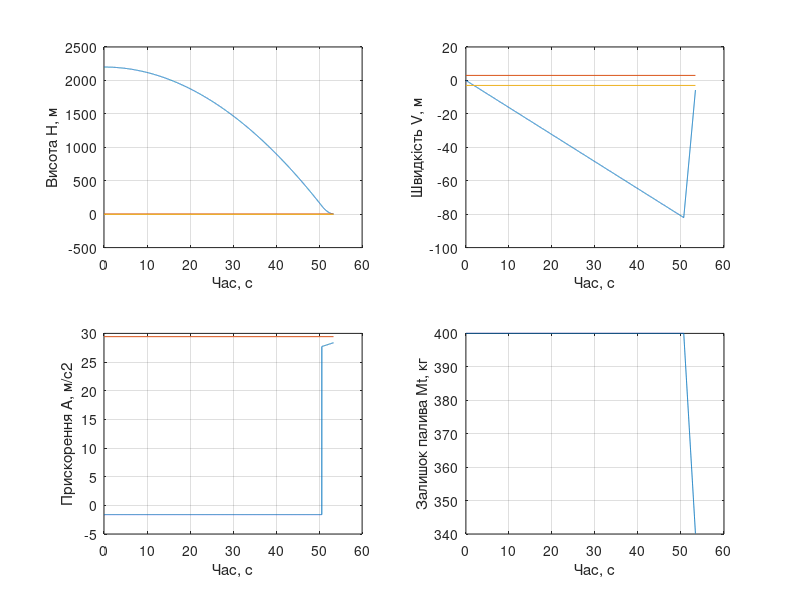

Here is the MATLAB script that generated this plot:
% Моделювання посадки на Місяць рятувальної капсули,
% що пілотується у ручному режимі
% Пілот (ви) можети лише вмикати або вимикати ракетний двигун
% в певні моменти часу (змінюючи стан змінної u=0 або u=1

% Константи

% Прискорення вільного падіння Місяця м/с2
gl = 1.62
% обмеження по максимально допустимому перевантаженню м/с2
g = 9.81
Gmax = 3*g

% Характеристики рятувальної капсули

% маса посадкового модуля без палива кг
m0 = 2300
% маса палива кг
mt = 400

%  Висота початку посадки [м]
H0=2200
%  Початкова вертикальна швидкість м/с
V0 = 0

% Швидкість витікання струменя ракетного двигуна [м/с]
vt=3600
% масовий розхід палива кг/с
dmt = 22

% Кінцеві умови успішної посадки
Hmin = 3 % Відхилення висоти для завершення посадки
Vmin = 3 % Максимальна швидкість у момент посадки


% Початкові умови моделювання
dt = 0.01 % дискретність часу
t = 0     % початковий час
H = H0    % Поточна висота
V = V0    % Поточна швидкість
A = -gl    % Поточне прискорення
u=0; % 0 або 1

% Змінні для збереження проміжних результатів
Hlog=H;
Vlog=V;
Alog=A;
Tlog=t;
Mlog=mt;

for i=1:round(100/dt),
  
  % Закон керування двигуном
  % Тут ви можете змінювати умови
  % для ввімкнення або вимкнення двигуна
  if (t>=50.63)
    u=1;
  end;
  
 
  % Поточна повна маса рятовальної капсули
  m = m0+mt;
  % Гравітаційна сила, що діє на капсулу
  Fg = m*gl;
  
  % Обрахунок витрати палива
  % якщо паливо скінчилося, то тяга дорівнює 0
  mt = mt-dmt*dt*u;
  if mt <= 0,
    mt = 0; 
    Fr = 0;
  else
    Fr = dmt*vt*u;
  end;
  
  % Рівняння сил, що діють на капсулу
  Fi  = Fr - Fg;
  % Прискорення з яким рухається капсула
  A = Fi / m;
  % Швидкість з якою рухається капсула
  V = V + A*dt;  
  % Поточна висота польоту
  H = H + V*dt;
  % Приріст часу
  t = t + dt;

  % Збереження проміжних результатів
  Hlog=[Hlog;H];
  Vlog=[Vlog;V];
  Alog=[Alog;A];
  Mlog=[Mlog;mt];
  Tlog=[Tlog;t];

  % Умови припинення моделювання посадки
  % Ви досягли місячної поверхні
  if (H<=Hmin) break; end;
  % Ви втратили керування внаслідок перевантаження
  if (abs(A)>Gmax) break; end;

end
err=false;
if (abs(V)>Vmin)
  disp(["Занадто висока швидкість посадки : " , num2str(V)]);
  err=true;
end

if (abs(A)>Gmax)
  disp(["Занадто велике перевантаження :" num2str(A)]);
  err=true;
endif

disp(["Поточна висота : " , num2str(H)]);
disp(["Поточна швидкість : " , num2str(V)]);

disp("Результат:");
if err,
  disp(["Ви розбилися при посадці"]);
else
  disp(["Посадка була вдалою"]);
end



figure(1)

subplot(2,2,1);
plot(Tlog,Hlog,[Tlog(1);Tlog(end)],[Hmin -Hmin;Hmin -Hmin]);
xlabel("Час, с");
ylabel("Висота H, м");
grid on;

subplot(2,2,2);
plot(Tlog,Vlog,[Tlog(1);Tlog(end)],[Vmin -Vmin;Vmin -Vmin]);
xlabel("Час, с");
ylabel("Швидкість V, м");
grid on;

subplot(2,2,3);
plot(Tlog,Alog,[Tlog(1);Tlog(end)],[Gmax;Gmax]);
xlabel("Час, с");
ylabel("Прискорення A, м/c2");
grid on;
subplot(2,2,4);
plot(Tlog,Mlog);
xlabel("Час, с");
ylabel("Залишок палива Mt, кг");
grid on;
